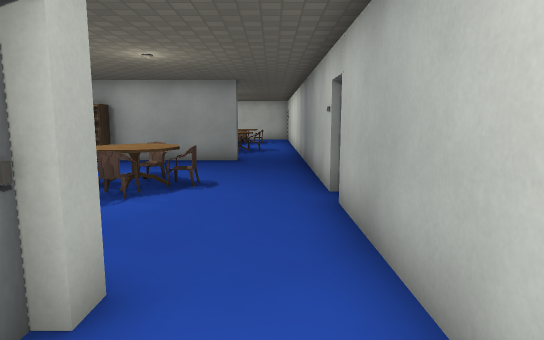
View 1 (above)

15 first-person views from a walk through a 3-D level made in the Godot game engine. The camera is 1.4 m above the floor, tilts 8° down and sees 75° across. The floor is counted in squares, 0.99 m on a side. Each view is taken from the middle of a square. On the plan, view 1 faces up. The plan holds only what a view shows up to about 16 squares ahead; the rest is blank. The place goes on beyond the plan. Some surface patterns are stand-ins.

View 2
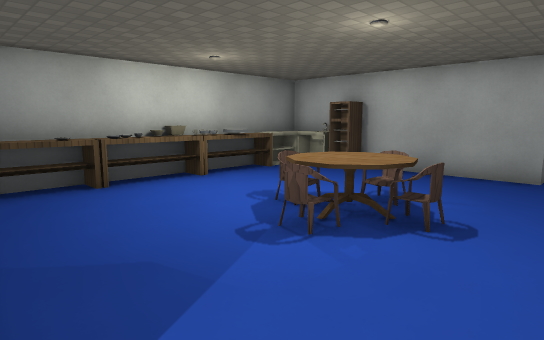

View 3
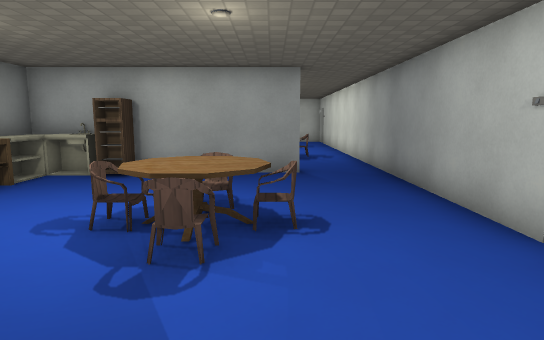

View 4
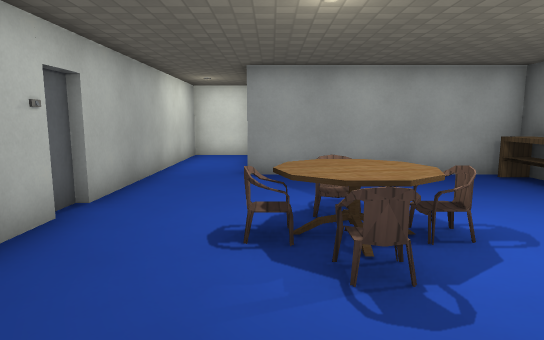

View 5
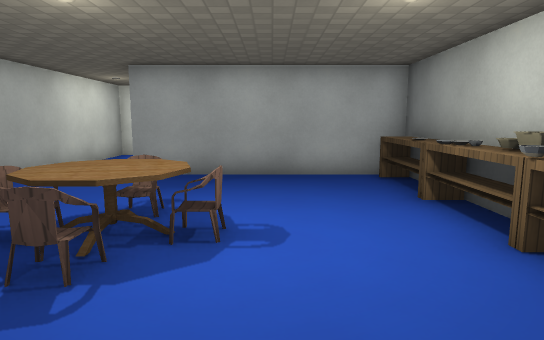

View 6
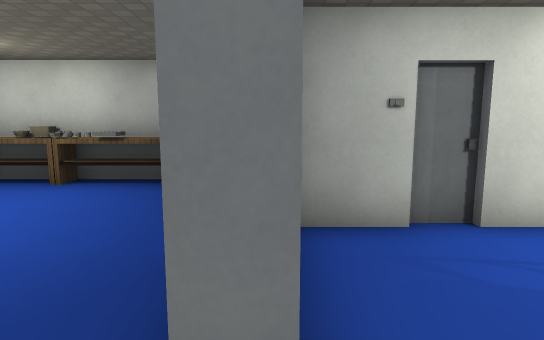

View 7
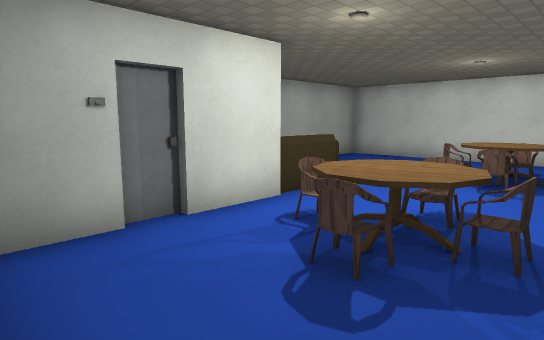

View 8
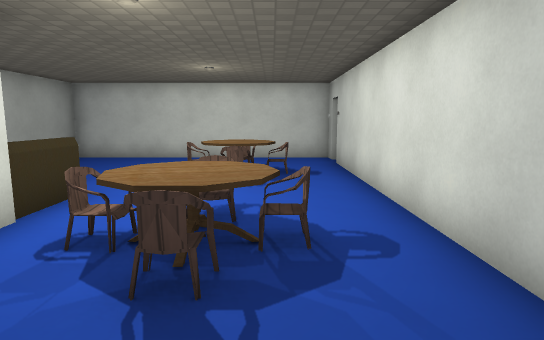

View 9
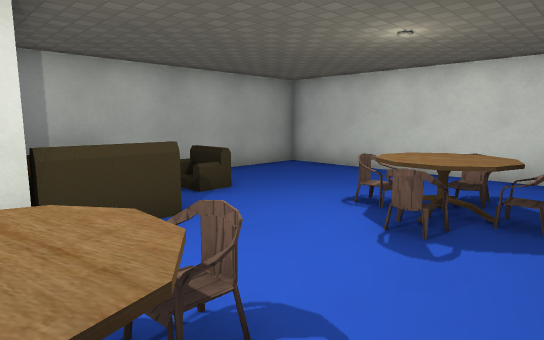

View 10
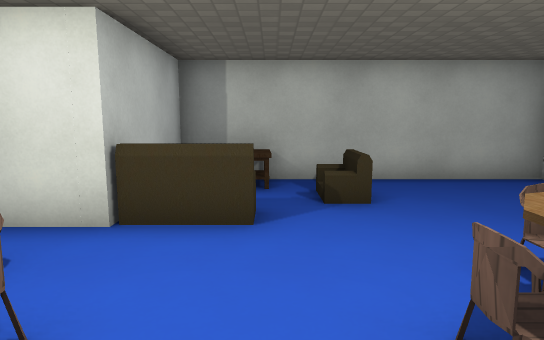

View 11
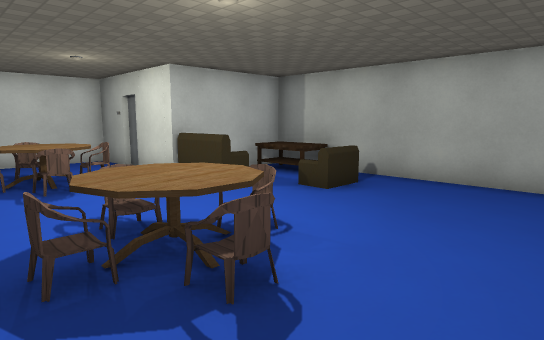

View 12
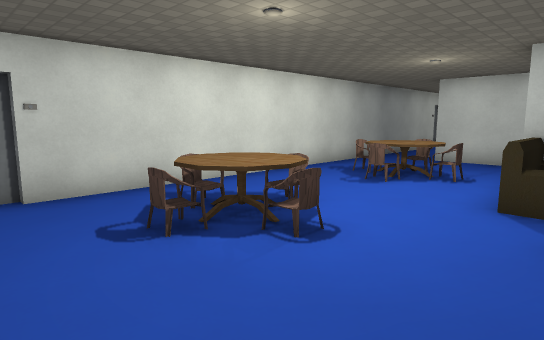

View 13
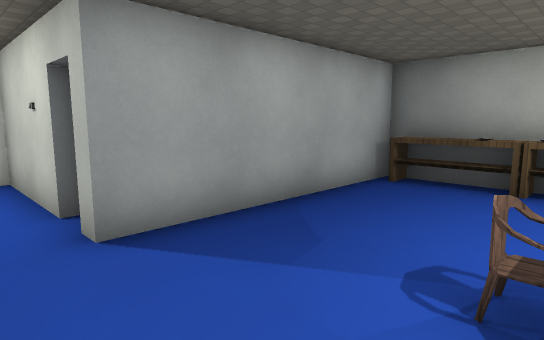

View 14
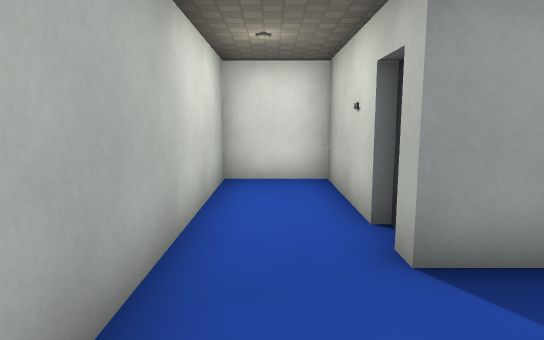

View 15
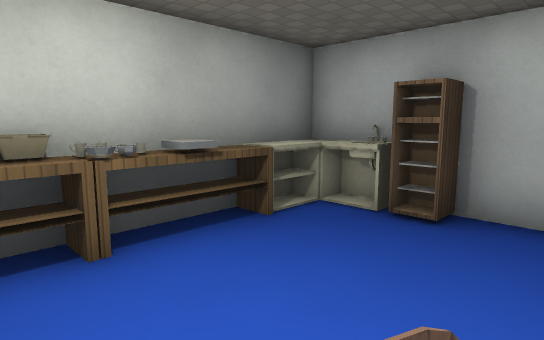

### Floor plan
Points are (right, up) in squares from view 1. A wall is a line through its corners. A room is listed if a view was taken in it or the views show most of it. See-through windows are left out.
Room 1 (views 1, 2, 3, 4, 5, 6, 7, 8, 13, 14, 15)
walls: (1.2, 6.9) (1.2, 13.4); (1.4, 6) (1.4, 6.6); (-1.3, 13.1) (-1.3, 12.6) (-8.5, 12.6) (-8.5, 2.7) (-1.3, 2.7) (-1.3, 2.2) (-1.6, 2.2) (-1.6, 1.3) (-1.3, 1.3) (-1.3, -2.6) (1.2, -2.6) (1.2, 6.1)
ways out: opening at (-0.5, 13) to room 2
objects: table (-8, 3) to (-8, 5); bowl (-8, 7); other object (-8, 8); other object (-8, 9); table (-8, 10); sink (-8, 11) to (-7, 12); shelf (-6, 12); chair (-4, 8); chair (-3, 7); table (-3, 8); chair (-3, 9); chair (-2, 8)
Room 2 (views 9, 10, 11, 12)
walls: (-4.8, 15.9) (-4.8, 15.4); (1.2, 25.7) (1.2, 26.5) (-8.5, 26.5) (-8.5, 17.8) (-4.6, 17.8) (-4.6, 15.6); (-4.6, 14.6) (-4.6, 13.1) (-1.3, 13.1); (1.2, 13.4) (1.2, 24.9)
ways out: opening at (-0.5, 13) to room 1
objects: table (-8, 19) to (-7, 20); sofa (-6, 22); sofa (-5, 19); chair (-3, 17); chair (-3, 22) to (-3, 23); chair (-2, 16); table (-2, 17); chair (-2, 18); chair (-2, 21); table (-2, 22) to (-1, 23); chair (-2, 24); chair (-1, 17); chair (-1, 22)

Positions as (right, up) in squares from view 1, and headings:
1: (0, 0), facing up
2: (0, 3), facing up-left
3: (-2, 3), facing up
4: (-2, 12), facing down
5: (-5, 12), facing down
6: (0, 13), facing left
7: (0, 13), facing up-left
8: (-1, 13), facing up
9: (0, 17), facing up-left
10: (0, 20), facing left
11: (0, 26), facing down-left
12: (-6, 26), facing down-right
13: (0, 7), facing down-left
14: (0, 6), facing down
15: (-4, 7), facing up-left
